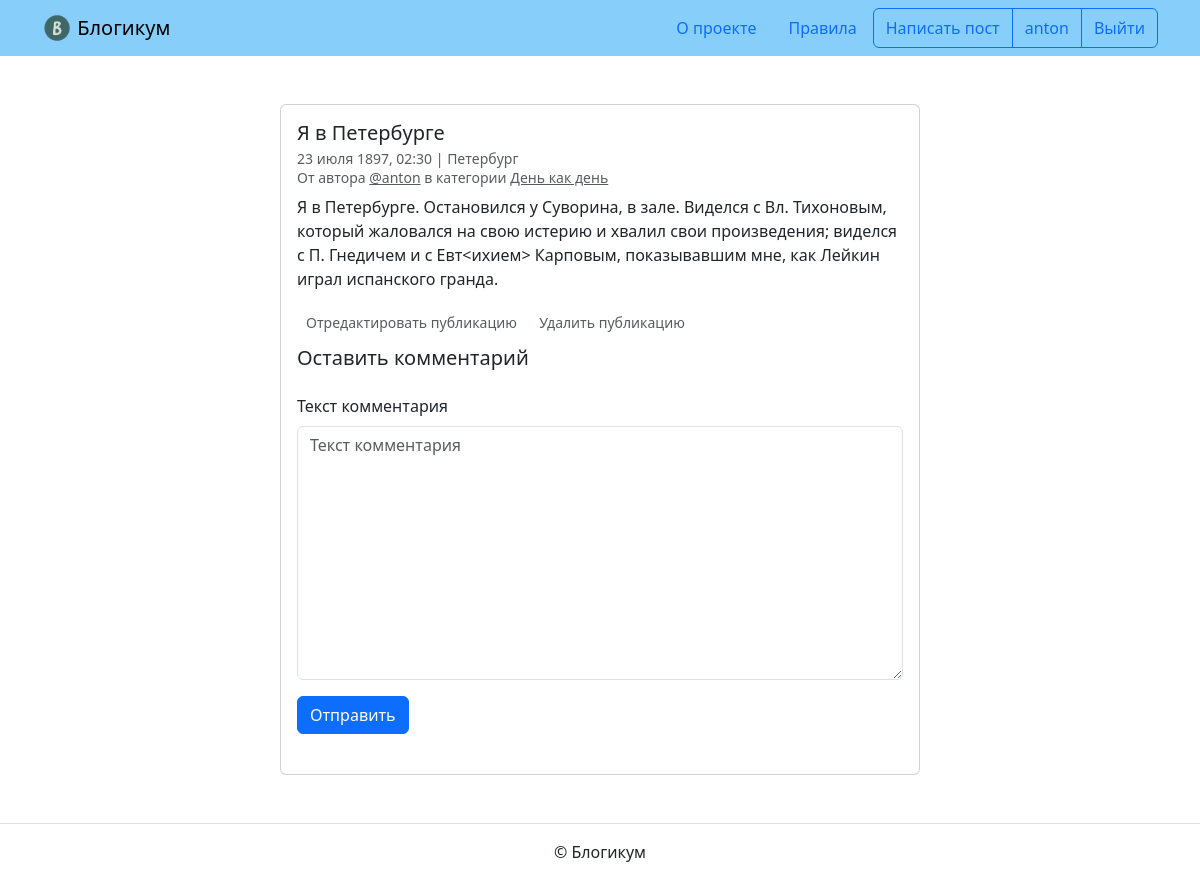
/posts/13/ (signed in), run on the app's committed database.
### blog/models.py (models this page shows, shortened)
class PublishedModel(models.Model):
    is_published = models.BooleanField(
        default=True, verbose_name='Опубликовано',
        help_text='Снимите галочку, чтобы скрыть публикацию.'
    )
    created_at = models.DateTimeField(
        auto_now_add=True,
        verbose_name='Добавлено'
    )
    class Meta:
        abstract = True

class Post(PublishedModel):
    title = models.CharField(
        max_length=MAX_FIELD_LENGTH,
        verbose_name='Заголовок'
    )
    text = models.TextField('Текст')
    pub_date = models.DateTimeField(
        verbose_name='Дата и время публикации',
        help_text='Если установить дату и время в будущем — можно делать '
                  'отложенные публикации.'
    )
    author = models.ForeignKey(
        User,
        on_delete=models.CASCADE,
        verbose_name='Автор публикации',
        related_name='posts'
    )
    location = models.ForeignKey(
        Location,
        on_delete=models.SET_NULL,
        verbose_name='Местоположение',
        null=True,
        related_name='posts'
    )
    category = models.ForeignKey(
        Category,
        on_delete=models.SET_NULL,
        null=True,
        verbose_name='Категория',
        related_name='posts'
    )
    image = models.ImageField(
        upload_to='posts/',
        verbose_name='Изображение',
        null=True,
        blank=True
    )
    class Meta:
        verbose_name = 'публикация'
        verbose_name_plural = 'Публикации'
        ordering = ('-pub_date',)

class Location(PublishedModel):
    name = models.CharField(
        max_length=MAX_FIELD_LENGTH,
        verbose_name='Название места'
    )
    class Meta:
        verbose_name = 'местоположение'
        verbose_name_plural = 'Местоположения'
        ordering = ('name',)

class Category(PublishedModel):
    title = models.CharField(
        max_length=MAX_FIELD_LENGTH,
        verbose_name='Заголовок'
    )
    description = models.TextField(verbose_name='Описание')
    slug = models.SlugField(
        unique=True,
        verbose_name='Идентификатор',
        help_text='Идентификатор страницы для URL; '
                  'разрешены символы латиницы, цифры, дефис и подчёркивание.'
    )
    class Meta:
        verbose_name = 'категория'
        verbose_name_plural = 'Категории'
        ordering = ('title',)

### blog/views.py (the view)
# urls.py: path('posts/<int:post_id>/', views.post_detail, name='post_detail'),
@login_required
def post_detail(request, post_id):
    post_queryset = process_posts(posts=Post.objects.filter(id=post_id),
                                  apply_filter=False)
    post = get_object_or_404(post_queryset)
    if not post.is_published and post.author != request.user:
        return render(request, 'pages/404.html', status=404)
    comments = post.comments.all()
    return render(request, 'blog/detail.html', {
        'post': post,
        'form': CommentForm(),
        'comments': comments,
    })

### blog/forms.py
class CommentForm(forms.ModelForm):
    class Meta:
        model = Comment
        fields = ('text',)

### blog/views.py (called while the page is built)
def process_posts(
        posts=None,
        apply_filter=True,
        use_select_related=True,
        annotate=True,
):
    if use_select_related:
        posts = posts.select_related('author', 'location', 'category')
    if apply_filter:
        posts = posts.filter(
            is_published=True,
            category__is_published=True,
            pub_date__lte=timezone.now()
        )
    if annotate:
        posts = posts.annotate(comment_count=Count('comments'))
    posts = posts.order_by(*Post._meta.ordering)
    return posts

### templates/blog/detail.html (shortened to what this page needs)
{% extends "base.html" %}
{% block content %}
  <div class="col d-flex justify-content-center">
    <div class="card" style="width: 40rem;">
      <div class="card-body">
        <h5 class="card-title">{{ post.title }}</h5>
        <h6 class="card-subtitle mb-2 text-muted">
          <small>
            {{ post.pub_date|date:"d E Y, H:i" }} | {% if post.location and post.location.is_published %}{{ post.location.name }}{% else %}Планета Земля{% endif %}<br>
            От автора <a class="text-muted" href="{% url 'blog:profile' post.author.username %}">@{{ post.author.username }}</a> в
            категории {% include "includes/category_link.html" %}
          </small>
        </h6>
        <p class="card-text">{{ post.text|linebreaksbr }}</p>
        {% if user == post.author %}
          <div class="mb-2">
            <a class="btn btn-sm text-muted" href="{% url 'blog:edit_post' post.id %}" role="button">
              Отредактировать публикацию
            </a>
            <a class="btn btn-sm text-muted" href="{% url 'blog:delete_post' post.id %}" role="button">
              Удалить публикацию
            </a>
          </div>
        {% endif %}
        {% include "includes/comments.html" %}
      </div>
    </div>
  </div>
{% endblock %}

### templates/includes/header.html (shortened to what this page needs)
{% load static %}
<header>
  <nav class="navbar navbar-light" style="background-color: lightskyblue">
    <div class="container">
      <a class="navbar-brand" href="{% url 'blog:index' %}">
        <img src="{% static 'img/logo.png' %}" width="30" height="30" class="d-inline-block align-top" alt="">
        Блогикум
      </a>
      {% with request.resolver_match.view_name as view_name %}
        <ul class="nav  nav-pills">
          <li class="nav-item">
            <a class="nav-link {% if view_name == 'pages:about' %} text-white {% endif %}" href="{% url 'pages:about' %}">
              О проекте
            </a>
          </li>
          <li class="nav-item">
            <a class="nav-link {% if view_name == 'pages:rules' %} text-white {% endif %}" href="{% url 'pages:rules' %}">
              Правила
            </a>
          </li>
          {% if user.is_authenticated %}
            <div class="btn-group" role="group" aria-label="Basic outlined example">
              <button type="button" class="btn btn-outline-primary"><a class="text-decoration-none text-reset"
                  href="{% url 'blog:create_post' %}">Написать пост</a></button>
              <button type="button" class="btn btn-outline-primary"><a class="text-decoration-none text-reset"
                  href="{% url 'blog:profile' user.username %}">{{ user.username }}</a></button>
              <button type="button" class="btn btn-outline-primary"><a class="text-decoration-none text-reset"
                  href="{% url 'logout' %}">Выйти</a></button>
            </div>
          {% endif %}
        </ul>
      {% endwith %}
    </div>
  </nav>
</header>

### templates/includes/category_link.html
<a class="text-muted" href="{% url 'blog:category_posts' post.category.slug %}">
  {{ post.category.title }}
</a>

### data on the page
Post: title "Я в Петербурге", pub_date "23 июля 1897, 02:30", location.name "Петербург", author.username "anton", category "День как день", text "Я в Петербурге. Остановился у Суворина, в зале. Виделся с Вл. Тихоновым, который жаловался на свою истерию и хвалил свои произведения; виделся с П. Гнедичем и с Евт<ихием> Карповым, показывавшим мне, как Лейкин играл испанского гранда."

### other printed values
{{ user.username }} "anton"
